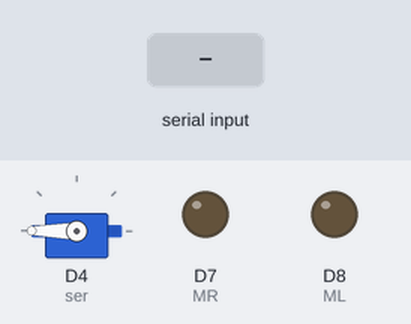
Bench run of a sketch on a simulated ESP8266 (NodeMCU). Shown: servo, output pins drawn as LEDs (lit = HIGH). The inputs (shaded band) are chosen by the test bench. Pins used as bus, display or sensor lines are not drawn.

Above: at 1.5 s.
1.6 s: "1\n" received over Serial
At 2.2 s:
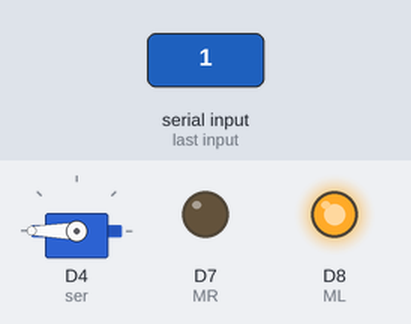
At 5.7 s:
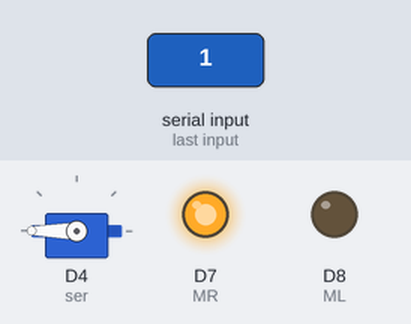
Timing chart, 0 to 13.7 s (numbered marks = the images above; inputs shaded):
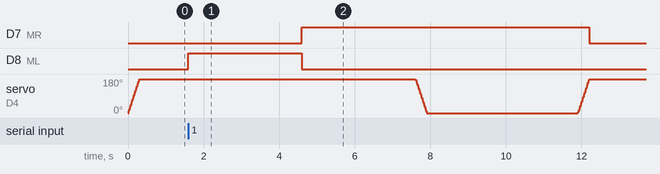

Measured:
- after the input at 1.6 s, D7 (MR): LOW → HIGH after 3.0 s, → LOW 7.6 s later; D8 (ML): LOW → HIGH at once, → LOW 3.0 s later

The sketch:

esp32.ino
```cpp
#include<Servo.h>
#define ser 2
#define MR D7
#define ML D8

byte incomingByte; // for incoming serial data
Servo myservo;

void setup() {

  myservo.attach(2);
  pinMode(ser, OUTPUT);
  pinMode(MR, OUTPUT);
  pinMode(ML, OUTPUT);
  //pinMode(LED,OUTPUT);
  Serial.begin(115200); // opens serial port, sets data rate to 9600 bps
  digitalWrite(2, HIGH);
  for (int pos = 0; pos <= 180; pos += 3) { // goes from 0 degrees to 180 degrees
    // in steps of 1 degree
    myservo.write(pos);              // tell servo to go to position in variable 'pos'
    delay(5);                       // waits 15ms for the servo to reach the position
  }
}

void loop() {
  // send data only when you receive data:
  if (Serial.available() > 0) {
    // read the incoming byte:
    incomingByte = Serial.parseInt();
    //Serial.println(incomingByte);
  }
  if (incomingByte == 1) {
    digitalWrite(MR, LOW);
    digitalWrite(ML, HIGH);
    delay(3000);
    digitalWrite(ML, LOW);
    digitalWrite(MR, HIGH);
    delay(3000);
    int pos;
    for (pos = 180; pos >= 0; pos -= 3) { // goes from 180 degrees to 0 degrees
      myservo.write(pos);              // tell servo to go to position in variable 'pos'
      delay(5);                       // waits 15ms for the servo to reach the position
    }
    delay(4000);
    for (pos = 0; pos <= 180; pos += 3) { // goes from 0 degrees to 180 degrees
      // in steps of 1 degree
      myservo.write(pos);              // tell servo to go to position in variable 'pos'
      delay(5);                       // waits 15ms for the servo to reach the position
    }
    /*for(pos = 0;pos <= 90;pos++){
      Servo operating
      }*/
    digitalWrite(ML, LOW);
    digitalWrite(MR, LOW);
    incomingByte = 0;
  }
}
```
